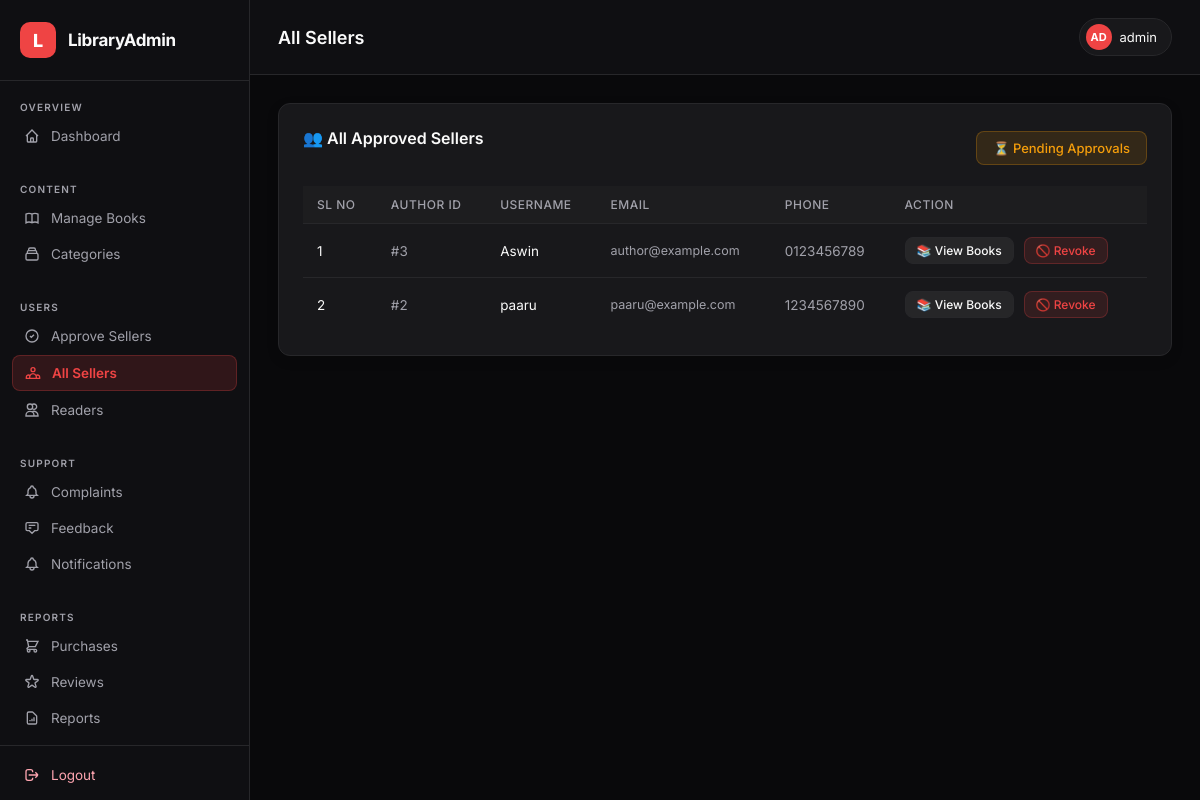
Page /admin/AllSellers.php (signed in) on the committed database.
### tables this page shows
CREATE TABLE IF NOT EXISTS `authorregistration` (
  `authid` int NOT NULL AUTO_INCREMENT,
  `username` varchar(20) NOT NULL,
  `password` varchar(25) NOT NULL,
  `email` varchar(30) NOT NULL,
  `phone` char(10) NOT NULL,
  `status` int NOT NULL DEFAULT '1',
  PRIMARY KEY (`authid`)
);

### admin/AllSellers.php (the view, shortened to what this page needs)
<?php
include("header.php");
include("dbcon.php");
?>
<div class="section">
    <div style="display:flex;justify-content:space-between;align-items:center;margin-bottom:18px;">
        <h2>👥 All Approved Sellers</h2>
        <a href="viewusers.php" class="btn btn-warning">⏳ Pending Approvals</a>
    </div>
    <div class="table-wrap">
        <table>
            <tr>
                <th>Sl No</th>
                <th>Author ID</th>
                <th>Username</th>
                <th>Email</th>
                <th>Phone</th>
                <th>Action</th>
            </tr>
            <?php
            $result = $conn->query("SELECT authid, username, email, phone FROM authorregistration WHERE status=2 ORDER BY authid DESC");
            $i = 1;
            while ($row = $result->fetch_assoc()):
            ?>
            <tr>
                <td><?= $i++ ?></td>
                <td style="color:var(--text-muted);">#<?= $row['authid'] ?></td>
                <td><?= htmlspecialchars($row['username']) ?></td>
                <td style="font-size:12.5px;color:var(--text-muted);"><?= htmlspecialchars($row['email']) ?></td>
                <td style="color:var(--text-muted);"><?= $row['phone'] ?></td>
                <td>
                    <a href="SellerBooks.php?id=<?= $row['authid'] ?>" class="btn btn-secondary btn-sm" style="margin-right:6px;">📚 View Books</a>
                    <a href="manage_seller.php?action=revoke&id=<?= $row['authid'] ?>" class="btn btn-danger btn-sm"
                       onclick="return confirm('Revoke this seller\'s approval?')">🚫 Revoke</a>
                </td>
            </tr>
            <?php endwhile; ?>
        </table>
    </div>
</div>
<?php include("footer.php"); ?>

### admin/header.php (style rules this page uses)
:root { --bg: #09090b; --sidebar: #0f0f12; --sidebar-w: 250px; --card: #18181b; --accent: #ef4444; --accent-h: #dc2626; --accent-glow: rgba(239,68,68,0.15); --text-main: #fafafa; --text-muted: #a1a1aa; --border: #27272a; --success: #10b981; --warning: #f59e0b; --danger: #ef4444; --info: #3b82f6; }
*, *::before, *::after { margin:0; padding:0; box-sizing:border-box; }
body { font-family: 'Inter', sans-serif; background: var(--bg); color: var(--text-main); display: flex; min-height: 100vh; }
.section { background: var(--card); border: 1px solid var(--border); border-radius: 12px; padding: 24px; margin-bottom: 24px; box-shadow: 0 4px 12px rgba(0,0,0,0.15); }
.section h2 { font-size: 16px; font-weight: 600; margin-bottom: 20px; color: var(--text-main); }
.table-wrap { overflow-x: auto; }
table { width: 100%; border-collapse: collapse; font-size: 13.5px; }
table th { text-align: left; padding: 11px 14px; color: var(--text-muted); font-weight: 500; font-size: 12px; border-bottom: 1px solid var(--border); background: rgba(255,255,255,0.02); text-transform: uppercase; letter-spacing: 0.5px; }
table td { padding: 13px 14px; border-bottom: 1px solid var(--border); color: var(--text-main); }
table tr:last-child td { border-bottom: none; }
.btn { display: inline-flex; align-items: center; gap: 6px; padding: 8px 16px; border-radius: 8px; font-size: 13px; font-weight: 500; cursor: pointer; border: none; text-decoration: none; transition: all 0.18s; }
.btn-danger { background: rgba(239,68,68,0.12); color: #ef4444; border: 1px solid rgba(239,68,68,0.25); }
.btn-warning { background: rgba(245,158,11,0.12); color: #f59e0b; border: 1px solid rgba(245,158,11,0.25); }
.btn-secondary { background: rgba(255,255,255,0.06); color: var(--text-main); border: 1px solid var(--border); }
.btn-sm { padding: 5px 11px; font-size: 12px; }

### rows in the picture
authorregistration: authid "3", username "Aswin", email "author@example.com", phone "0123456789"
authorregistration: authid "2", username "paaru", email "paaru@example.com", phone "1234567890"

### other values in the picture
$titles[$currentPage] "All Sellers"
$initials "AD"
$adminName "admin"
